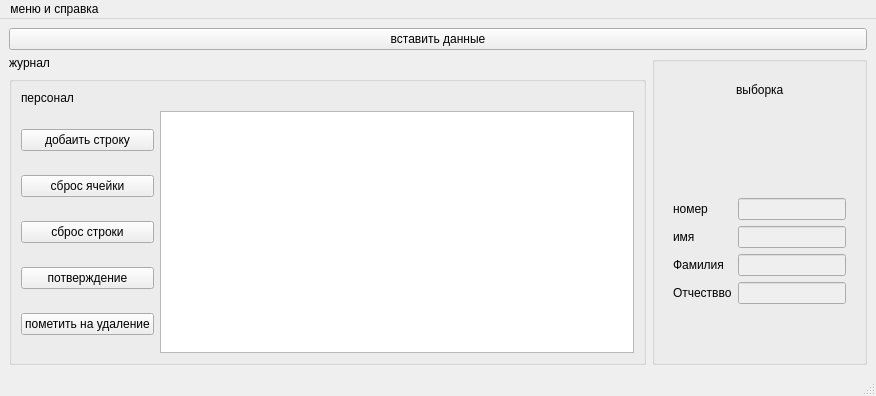
<?xml version="1.0" encoding="UTF-8"?>
<ui version="4.0">
 <class>wautopersonal</class>
 <widget class="QMainWindow" name="wautopersonal">
  <property name="geometry">
   <rect>
    <x>0</x>
    <y>0</y>
    <width>876</width>
    <height>396</height>
   </rect>
  </property>
  <property name="windowTitle">
   <string>персонал</string>
  </property>
  <widget class="QWidget" name="centralwidget">
   <layout class="QGridLayout" name="gridLayout">
    <item row="0" column="0">
     <layout class="QVBoxLayout" name="verticalLayout_4">
      <item>
       <widget class="QPushButton" name="vstavkadata">
        <property name="text">
         <string>вставить данные</string>
        </property>
       </widget>
      </item>
      <item>
       <layout class="QHBoxLayout" name="horizontalLayout">
        <item>
         <layout class="QVBoxLayout" name="verticalLayout_3">
          <item>
           <widget class="QLabel" name="label_3">
            <property name="text">
             <string>журнал</string>
            </property>
           </widget>
          </item>
          <item>
           <widget class="QGroupBox" name="verticalGroupBox_2">
            <layout class="QVBoxLayout" name="verticalLayout_2">
             <item>
              <widget class="QLabel" name="label">
               <property name="layoutDirection">
                <enum>Qt::LeftToRight</enum>
               </property>
               <property name="text">
                <string>персонал</string>
               </property>
              </widget>
             </item>
             <item>
              <layout class="QHBoxLayout" name="horizontalLayout_13">
               <item>
                <layout class="QVBoxLayout" name="verticalLayout_25">
                 <item>
                  <widget class="QPushButton" name="addrowpersonal">
                   <property name="text">
                    <string>добаить строку</string>
                   </property>
                  </widget>
                 </item>
                 <item>
                  <widget class="QPushButton" name="resettingcellpersonal">
                   <property name="text">
                    <string>сброс ячейки</string>
                   </property>
                  </widget>
                 </item>
                 <item>
                  <widget class="QPushButton" name="resettingrowpersonal">
                   <property name="text">
                    <string>сброс строки</string>
                   </property>
                  </widget>
                 </item>
                 <item>
                  <widget class="QPushButton" name="potvergeniepersonal">
                   <property name="text">
                    <string>потверждение</string>
                   </property>
                  </widget>
                 </item>
                 <item>
                  <widget class="QPushButton" name="deletepersonal">
                   <property name="text">
                    <string>пометить на удаление</string>
                   </property>
                  </widget>
                 </item>
                </layout>
               </item>
               <item>
                <widget class="QTableView" name="personal"/>
               </item>
              </layout>
             </item>
            </layout>
           </widget>
          </item>
         </layout>
        </item>
        <item>
         <layout class="QVBoxLayout" name="verticalLayout_32"/>
        </item>
        <item alignment="Qt::AlignRight">
         <widget class="QGroupBox" name="verticalGroupBox">
          <layout class="QVBoxLayout" name="verticalLayout">
           <item alignment="Qt::AlignTop">
            <widget class="QWidget" name="horizontalWidget_2" native="true">
             <layout class="QHBoxLayout" name="horizontalLayout_2">
              <item>
               <spacer name="horizontalSpacer_3">
                <property name="orientation">
                 <enum>Qt::Horizontal</enum>
                </property>
                <property name="sizeHint" stdset="0">
                 <size>
                  <width>40</width>
                  <height>20</height>
                 </size>
                </property>
               </spacer>
              </item>
              <item>
               <widget class="QLabel" name="label_27">
                <property name="text">
                 <string>выборка</string>
                </property>
               </widget>
              </item>
              <item>
               <spacer name="horizontalSpacer_4">
                <property name="orientation">
                 <enum>Qt::Horizontal</enum>
                </property>
                <property name="sizeHint" stdset="0">
                 <size>
                  <width>40</width>
                  <height>20</height>
                 </size>
                </property>
               </spacer>
              </item>
             </layout>
            </widget>
           </item>
           <item alignment="Qt::AlignTop">
            <widget class="QWidget" name="widget" native="true">
             <layout class="QHBoxLayout" name="horizontalLayout_24">
              <item>
               <layout class="QVBoxLayout" name="verticalLayout_41">
                <item>
                 <widget class="QLabel" name="label_28">
                  <property name="text">
                   <string>номер</string>
                  </property>
                 </widget>
                </item>
                <item>
                 <widget class="QLabel" name="label_29">
                  <property name="text">
                   <string>имя</string>
                  </property>
                 </widget>
                </item>
                <item>
                 <widget class="QLabel" name="label_30">
                  <property name="text">
                   <string>Фамилия</string>
                  </property>
                 </widget>
                </item>
                <item>
                 <widget class="QLabel" name="label_31">
                  <property name="text">
                   <string>Отчествво</string>
                  </property>
                 </widget>
                </item>
               </layout>
              </item>
              <item>
               <layout class="QVBoxLayout" name="verticalLayout_48">
                <item>
                 <widget class="QLineEdit" name="apid">
                  <property name="enabled">
                   <bool>false</bool>
                  </property>
                 </widget>
                </item>
                <item>
                 <widget class="QLineEdit" name="name">
                  <property name="enabled">
                   <bool>false</bool>
                  </property>
                 </widget>
                </item>
                <item>
                 <widget class="QLineEdit" name="lastname">
                  <property name="enabled">
                   <bool>false</bool>
                  </property>
                 </widget>
                </item>
                <item>
                 <widget class="QLineEdit" name="thirdname">
                  <property name="enabled">
                   <bool>false</bool>
                  </property>
                 </widget>
                </item>
               </layout>
              </item>
             </layout>
            </widget>
           </item>
           <item>
            <spacer name="horizontalSpacer">
             <property name="orientation">
              <enum>Qt::Horizontal</enum>
             </property>
             <property name="sizeHint" stdset="0">
              <size>
               <width>40</width>
               <height>20</height>
              </size>
             </property>
            </spacer>
           </item>
           <item>
            <spacer name="horizontalSpacer_2">
             <property name="orientation">
              <enum>Qt::Horizontal</enum>
             </property>
             <property name="sizeHint" stdset="0">
              <size>
               <width>40</width>
               <height>20</height>
              </size>
             </property>
            </spacer>
           </item>
          </layout>
         </widget>
        </item>
       </layout>
      </item>
     </layout>
    </item>
   </layout>
  </widget>
  <widget class="QMenuBar" name="menubar">
   <property name="geometry">
    <rect>
     <x>0</x>
     <y>0</y>
     <width>876</width>
     <height>21</height>
    </rect>
   </property>
   <widget class="QMenu" name="menu">
    <property name="title">
     <string>меню и справка</string>
    </property>
    <widget class="QMenu" name="menu_2">
     <property name="title">
      <string>таблицы</string>
     </property>
     <widget class="QMenu" name="menu_3">
      <property name="title">
       <string>справочник</string>
      </property>
      <addaction name="journal"/>
      <addaction name="avto"/>
     </widget>
     <widget class="QMenu" name="menu_4">
      <property name="title">
       <string>журнал</string>
      </property>
      <addaction name="routes"/>
     </widget>
     <addaction name="menu_3"/>
     <addaction name="menu_4"/>
     <addaction name="printer"/>
    </widget>
    <addaction name="avtor"/>
    <addaction name="menu_2"/>
    <addaction name="separator"/>
    <addaction name="info"/>
    <addaction name="spravka"/>
   </widget>
   <addaction name="menu"/>
  </widget>
  <widget class="QStatusBar" name="statusbar"/>
  <action name="avtor">
   <property name="text">
    <string>авторизация</string>
   </property>
  </action>
  <action name="info">
   <property name="text">
    <string>инфо</string>
   </property>
  </action>
  <action name="spravka">
   <property name="text">
    <string>спрака</string>
   </property>
  </action>
  <action name="journal">
   <property name="text">
    <string>журнал маршрутов</string>
   </property>
  </action>
  <action name="avto">
   <property name="text">
    <string>авто</string>
   </property>
  </action>
  <action name="routes">
   <property name="text">
    <string>маршруты</string>
   </property>
  </action>
  <action name="printer">
   <property name="text">
    <string>печать таблицы</string>
   </property>
  </action>
 </widget>
 <resources/>
 <connections/>
</ui>
